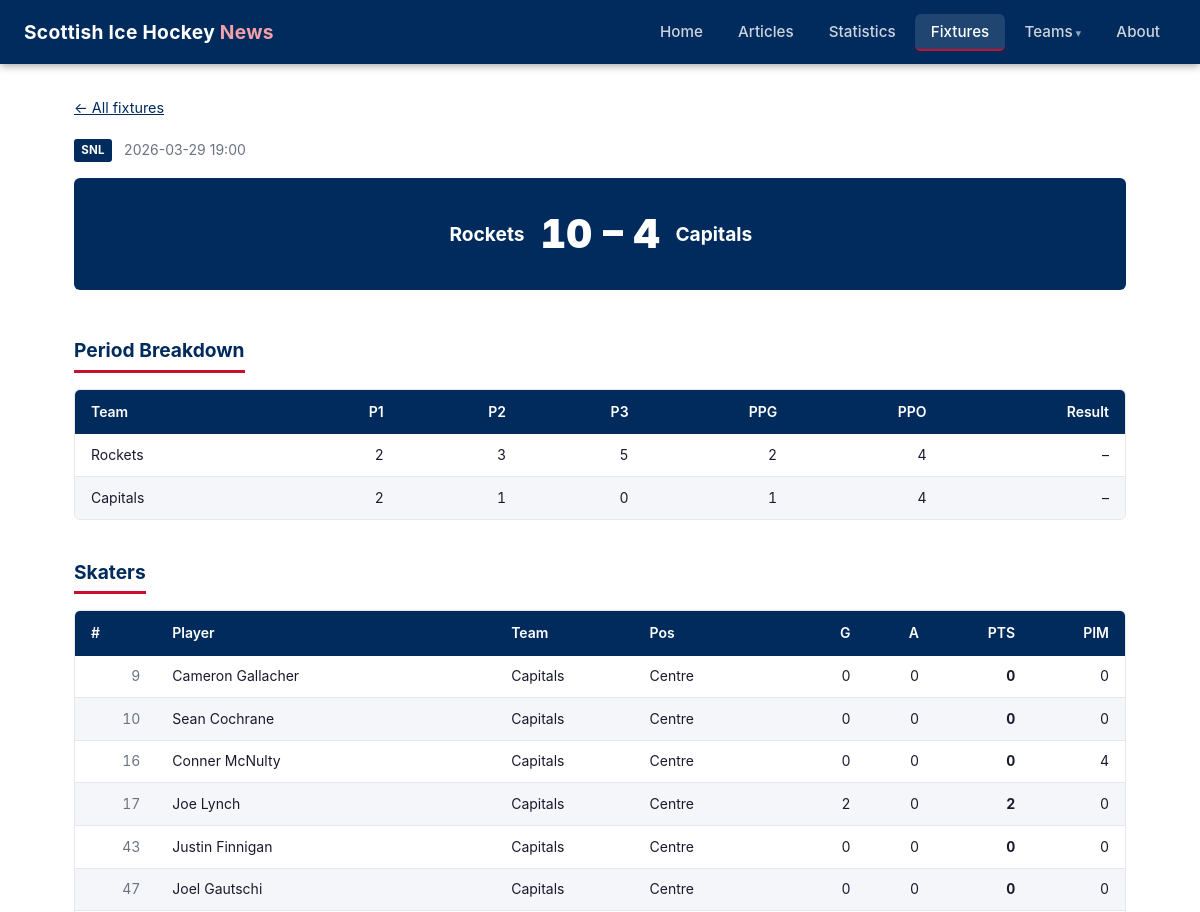
Page /fixtures/17531/ (upper part) on the earlier database version.
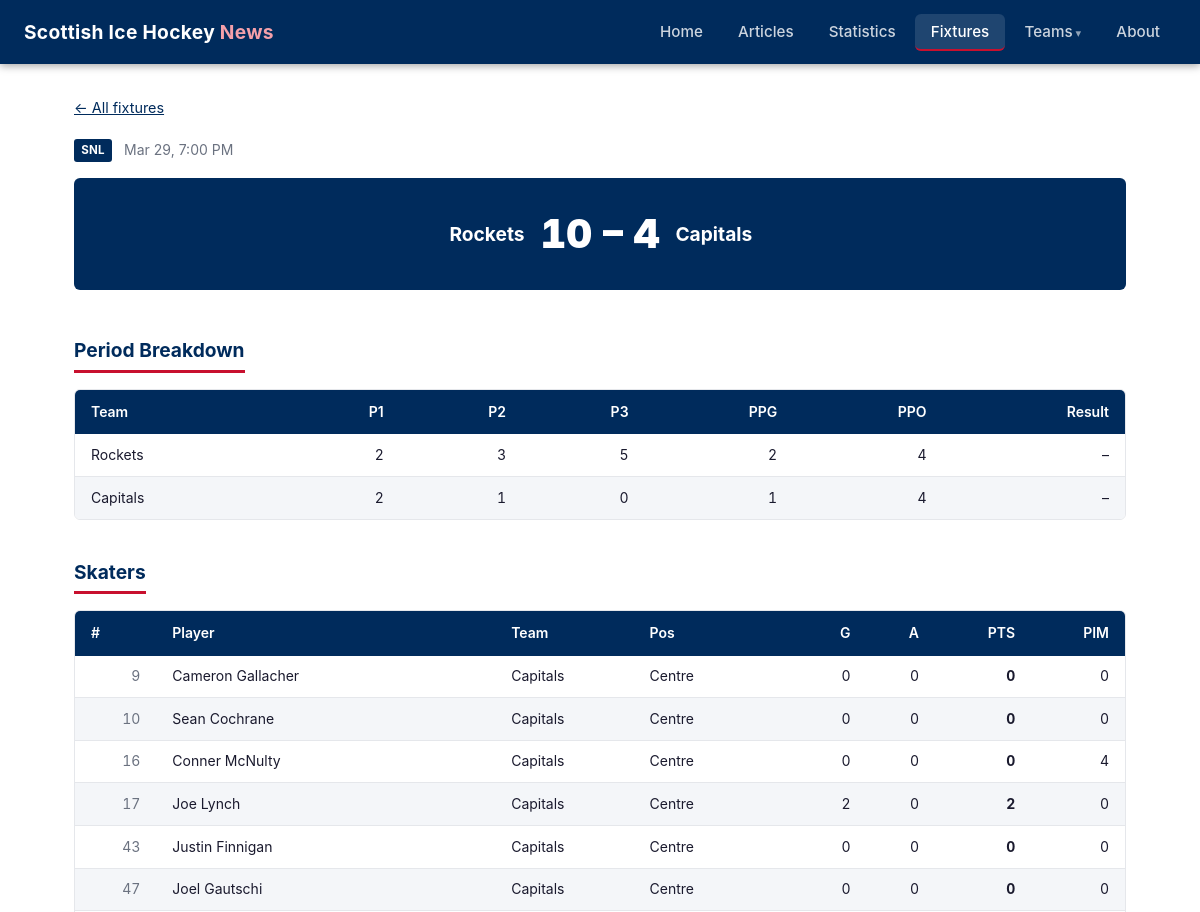
Same page on the later database version.
### tables this page shows
CREATE TABLE competitions (
            id   INTEGER PRIMARY KEY,
            name TEXT    NOT NULL UNIQUE
        );

CREATE TABLE fixtures (
            event_id       INTEGER PRIMARY KEY,
            competition_id INTEGER NOT NULL REFERENCES competitions(id),
            date           TEXT,
            home_team_id   INTEGER REFERENCES teams(id),
            away_team_id   INTEGER REFERENCES teams(id),
            home_score     INTEGER,
            away_score     INTEGER,
            status         TEXT    NOT NULL DEFAULT 'scheduled',
            scraped_at     TEXT    NOT NULL
        , event_url TEXT, season TEXT NOT NULL DEFAULT '2025-26');

CREATE TABLE teams (
            id   INTEGER PRIMARY KEY,
            slug TEXT    NOT NULL UNIQUE,
            name TEXT    NOT NULL
        );

CREATE TABLE event_period_scores (
            id         INTEGER PRIMARY KEY,
            event_id   INTEGER NOT NULL REFERENCES fixtures(event_id),
            team_id    INTEGER NOT NULL REFERENCES teams(id),
            period_1   INTEGER,
            period_2   INTEGER,
            period_3   INTEGER,
            ppg        INTEGER,
            ppo        INTEGER,
            outcome    TEXT,
            UNIQUE (event_id, team_id)
        );

CREATE TABLE players (
            id   INTEGER PRIMARY KEY,
            slug TEXT    NOT NULL UNIQUE,
            name TEXT    NOT NULL
        );

### web/app.py (the view)
@app.route("/fixtures/<int:event_id>/")
def event_detail(event_id):
    data = db_queries.get_event_detail(event_id)
    if data is None:
        abort(404)
    skaters = [p for p in data["player_stats"] if p["position"] != "GK"]
    goalkeepers = [p for p in data["player_stats"] if p["position"] == "GK"]
    return render_template(
        "event_detail.html",
        fixture=data["fixture"],
        period_scores=data["period_scores"],
        skaters=skaters,
        goalkeepers=goalkeepers,
    )

### web/app.py (called while the page is built)
@app.template_filter("short_name")
def short_name_filter(db_name):
    return TEAM_DISPLAY.get(db_name, {}).get("short", db_name)

@app.context_processor
def inject_globals():
    return {
        "current_year": date.today().year,
        "team_display": TEAM_DISPLAY,
        "static_version": STATIC_VERSION,
    }

### web/db_queries.py (called while the page is built)
def get_connection():
    conn = sqlite3.connect(DB_PATH)
    conn.row_factory = sqlite3.Row
    conn.execute("PRAGMA journal_mode=WAL")
    conn.execute("PRAGMA foreign_keys=ON")
    return conn

### web/templates/event_detail.html (shortened to what this page needs)
{% extends "base.html" %}
{% block content %}
<p class="back-link"><a href="{{ url_for('fixtures') }}">&larr; All fixtures</a></p>
<div class="event-header">
  <span class="badge {% if fixture.competition == 'Scottish Cup' %}cup{% endif %}">
    {{ fixture.competition }}
  </span>
  {% if fixture.date %}<span class="text-muted">{{ fixture.date }}</span>{% endif %}
</div>
<div class="event-scoreline">
  <div class="event-team">{{ fixture.home_team | short_name }}</div>
  <div class="event-score">{{ fixture.home_score }} – {{ fixture.away_score }}</div>
  <div class="event-team">{{ fixture.away_team | short_name }}</div>
</div>
{% if period_scores %}
  <h2 class="section-title mt-2">Period Breakdown</h2>
  <div class="table-wrapper">
    <table>
      <thead>
        <tr>
          <th>Team</th>
          <th class="num">P1</th>
          <th class="num">P2</th>
          <th class="num">P3</th>
          <th class="num">PPG</th>
          <th class="num">PPO</th>
          <th class="num">Result</th>
        </tr>
      </thead>
      <tbody>
        {% for p in period_scores %}
          <tr>
            <td>{{ p.team_name | short_name }}</td>
            <td class="num">{{ p.period_1 if p.period_1 is not none else '–' }}</td>
            <td class="num">{{ p.period_2 if p.period_2 is not none else '–' }}</td>
            <td class="num">{{ p.period_3 if p.period_3 is not none else '–' }}</td>
            <td class="num">{{ p.ppg if p.ppg is not none else '–' }}</td>
            <td class="num">{{ p.ppo if p.ppo is not none else '–' }}</td>
            <td class="num">
              {% if p.outcome == 'win' %}
                <span class="outcome-win">W</span>
              {% elif p.outcome == 'loss' %}
                <span class="outcome-loss">L</span>
              {% else %}
                –
              {% endif %}
            </td>
          </tr>
        {% endfor %}
      </tbody>
    </table>
  </div>
{% endif %}
{% if skaters %}
  <h2 class="section-title mt-2">Skaters</h2>
  <div class="table-wrapper">
    <table>
      <thead>
        <tr>
          <th>#</th>
          <th>Player</th>
          <th>Team</th>
          <th>Pos</th>
          <th class="num">G</th>
          <th class="num">A</th>
          <th class="num">PTS</th>
          <th class="num">PIM</th>
        </tr>
      </thead>
      <tbody>
        {% for p in skaters %}
          <tr>
            <td class="num text-muted">{{ p.jersey_number or '–' }}</td>
            <td>{{ p.player_name }}</td>
            <td>{{ p.team_name | short_name }}</td>
            <td>{{ p.position or '–' }}</td>
            <td class="num">{{ p.goals }}</td>
            <td class="num">{{ p.assists }}</td>
            <td class="num"><strong>{{ p.goals + p.assists }}</strong></td>
            <td class="num">{{ p.pim }}</td>
          </tr>
        {% endfor %}
      </tbody>
    </table>
  </div>
{% endif %}
{% endblock %}

### web/templates/base.html (shortened to what this page needs)
<!DOCTYPE html>
<html lang="en">
<head>
  <link rel="stylesheet" href="{{ url_for('static', filename='css/style.css') }}?v={{ static_version }}">
</head>
<body>
<header>
  <a class="site-title" href="{{ url_for('home') }}">
    Scottish Ice Hockey <span>News</span>
  </a>
  <nav id="mainNav">
    <ul>
      <li><a href="{{ url_for('home') }}"
             class="{{ 'active' if request.endpoint == 'home' else '' }}">Home</a></li>
      <li><a href="{{ url_for('articles_list') }}"
             class="{{ 'active' if request.endpoint in ('articles_list', 'article_detail') else '' }}">Articles</a></li>
      <li><a href="{{ url_for('statistics') }}"
             class="{{ 'active' if request.endpoint in ('statistics', 'stats_skaters', 'stats_netminders') else '' }}">Statistics</a></li>
      <li><a href="{{ url_for('fixtures') }}"
             class="{{ 'active' if request.endpoint in ('fixtures', 'event_detail') else '' }}">Fixtures</a></li>
      <li class="nav-dropdown">
        <a href="{{ url_for('teams_list') }}"
           class="{{ 'active' if request.endpoint in ('teams_list', 'team_detail') else '' }}">Teams</a>
      </li>
      <li><a href="{{ url_for('about') }}"
             class="{{ 'active' if request.endpoint == 'about' else '' }}">About</a></li>
    </ul>
  </nav>
</header>
<main>
  {% block content %}{% endblock %}
</main>
</body>
</html>

### web/static/css/style.css (style rules this page uses)
:root { --primary: #002B5C; --accent: #C8102E; --bg: #ffffff; --bg-subtle: #f4f6f9; --text: #1a1a2e; --text-muted: #6b7280; --border: #e5e7eb; --nav-height: 64px; --radius: 6px; }
*, *::before, *::after { box-sizing: border-box; margin: 0; padding: 0; }
body { font-family: -apple-system, BlinkMacSystemFont, 'Segoe UI', Roboto, sans-serif; color: var(--text); background: var(--bg); line-height: 1.6; min-height: 100vh; display: flex; flex-direction: column; }
main { flex: 1; }
a { color: var(--primary); }
header { background: var(--primary); color: #fff; height: var(--nav-height); display: flex; align-items: center; padding: 0 1.5rem; position: sticky; top: 0; z-index: 100; box-shadow: 0 2px 8px rgba(0, 0, 0, 0.35); }
.site-title { font-size: 1.2rem; font-weight: 700; color: #fff; text-decoration: none; margin-right: auto; letter-spacing: 0.3px; }
.site-title span { color: #f4a0aa; }
nav > ul { list-style: none; display: flex; gap: 0.2rem; }
nav a { color: rgba(255, 255, 255, 0.8); text-decoration: none; padding: 0.5rem 1rem; border-radius: var(--radius); font-size: 0.95rem; font-weight: 500; transition: background 0.15s, color 0.15s; white-space: nowrap; }
nav a.active { color: #fff; background: rgba(255, 255, 255, 0.12); border-bottom: 2px solid var(--accent); }
.nav-dropdown { position: relative; }
.nav-dropdown > a::after { content: ' ▾'; font-size: 0.7rem; opacity: 0.7; }
main { max-width: 1100px; margin: 0 auto; padding: 2rem 1.5rem; width: 100%; }
h1, h2, h3 { line-height: 1.3; }
.section-title { font-size: 1.2rem; font-weight: 700; color: var(--primary); margin-bottom: 1rem; padding-bottom: 0.4rem; border-bottom: 3px solid var(--accent); display: inline-block; }
.mt-2 { margin-top: 2rem; }
.text-muted { color: var(--text-muted); font-size: 0.875rem; }
.table-wrapper { overflow-x: auto; border-radius: var(--radius); border: 1px solid var(--border); margin-bottom: 0.5rem; }
table { width: 100%; border-collapse: collapse; font-size: 0.875rem; }
thead th { background: var(--primary); color: #fff; padding: 0.7rem 1rem; text-align: left; font-weight: 600; white-space: nowrap; }
thead th.num { text-align: right; }
tbody tr:nth-child(even) { background: var(--bg-subtle); }
tbody td { padding: 0.6rem 1rem; border-bottom: 1px solid var(--border); white-space: nowrap; }
tbody td.num { text-align: right; font-variant-numeric: tabular-nums; }
tbody tr:last-child td { border-bottom: none; }
.badge { display: inline-block; font-size: 0.72rem; font-weight: 700; padding: 0.15rem 0.45rem; border-radius: 3px; background: var(--primary); color: #fff; letter-spacing: 0.3px; text-transform: uppercase; }
.event-header { display: flex; align-items: center; gap: 0.75rem; margin-bottom: 1rem; }
.event-scoreline { display: grid; grid-template-columns: 1fr auto 1fr; align-items: center; gap: 1rem; background: var(--primary); color: #fff; border-radius: var(--radius); padding: 1.5rem 2rem; margin-bottom: 1rem; }
.event-team { font-size: 1.2rem; font-weight: 700; }
.event-team:first-child { text-align: right; }
.event-score { font-size: 2.5rem; font-weight: 900; text-align: center; font-variant-numeric: tabular-nums; white-space: nowrap; }
.back-link { margin-bottom: 1.25rem; font-size: 0.9rem; }

Differences in the rows shown:
changed fixtures: date "2026-03-29 19:00" → "Mar 29, 7:00 PM"
